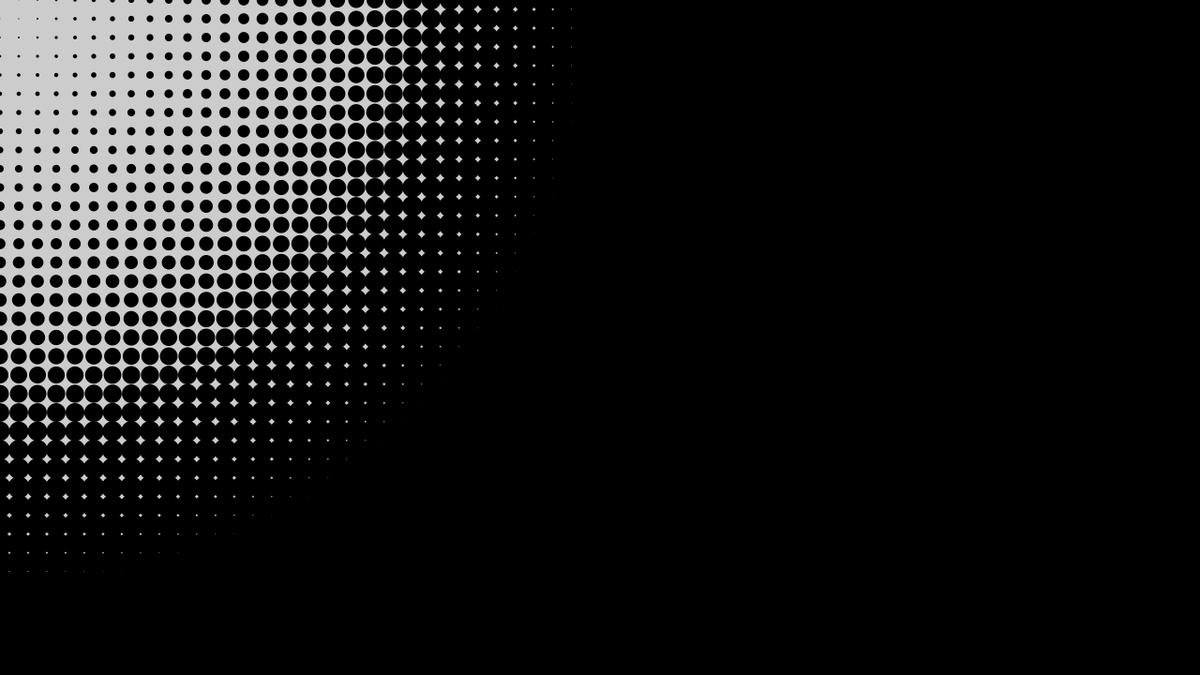
Frame 1 (no input)
Frame 60 (the mouse pressed at the canvas centre just before this capture): identical to frame 1, image omitted
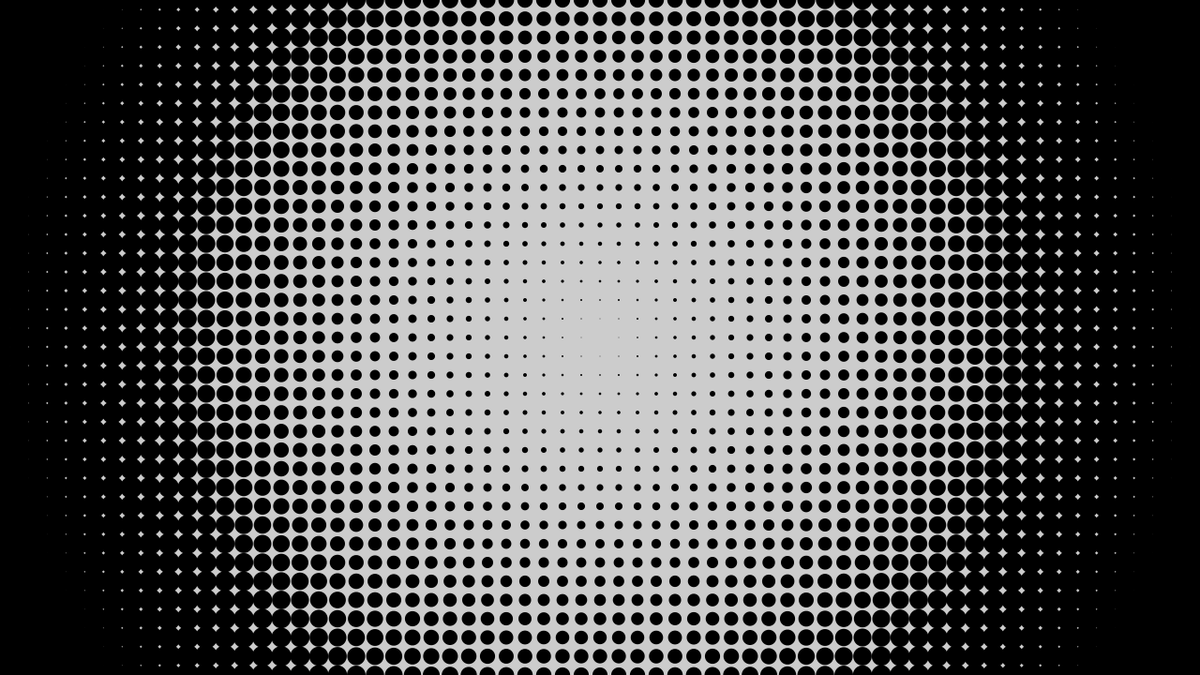
Frame 120 (the mouse held since frame 60 and released just before this capture)

The Processing sketch that drew these frames (run headless with seeded random() and noise(); from frame 60 on, the mouse is pressed at the canvas centre):

// Processing sketch: processing_140885
// ── processing_140885.pde

float maxDistance;
void setup() {
size(1280, 720);
noStroke();
smooth();
fill(0);
maxDistance = dist(0, 0, width, height);
}
void draw() {
background(204,21);
for (int i = 0; i <= width; i += 20) {
                for (int j = 0; j <= height; j += 20) {
                  float mouseDist = dist(mouseX, mouseY, i, j);
                  float diameter = (mouseDist / maxDistance) * 66.0;
                  ellipse(i, j, diameter, diameter);
} }
}
